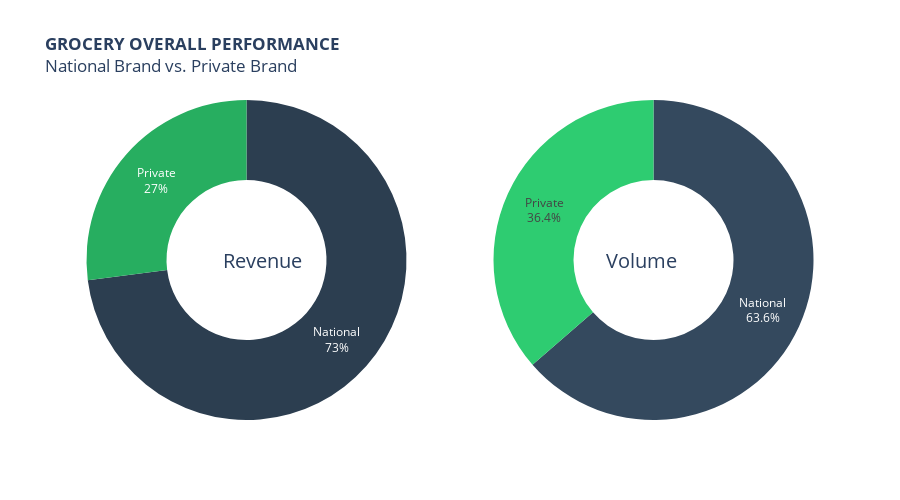

This figure's notebook cell:
### Code cell
# เตรียมข้อมูลสำหรับ Donut
labels = df_grocery_total['BRAND'].tolist()
val_values = df_grocery_total['total_rev'].tolist()
vol_values = df_grocery_total['total_qty'].tolist()

# Visualization Donut Charts
fig = make_subplots(rows=1, cols=2, specs=[[{'type':'domain'}, {'type':'domain'}]])

# วงซ้าย: Value Share
fig.add_trace(go.Pie(
    labels=labels, 
    values=val_values, 
    name="Value Share",
    hole=0.5,
    marker=dict(colors=['#2c3e50', '#27ae60']),
    textinfo='percent+label',
), 1, 1)

# วงขวา: Volume Share
fig.add_trace(go.Pie(
    labels=labels, 
    values=vol_values, 
    name="Volume Share",
    hole=0.5,
    marker=dict(colors=['#34495e', '#2ecc71']),
    textinfo='percent+label',
), 1, 2)

# Layout
fig.update_layout(
    title_text="<b>GROCERY OVERALL PERFORMANCE</b><br>National Brand vs. Private Brand",
    annotations=[
        dict(text='Revenue', x=0.19, y=0.5, font_size=20, showarrow=False),
        dict(text='Volume', x=0.81, y=0.5, font_size=20, showarrow=False)
    ],
    height=500,
    showlegend=False
)

### Figure 1 — Plotly figure (JSON) as saved in the notebook; plotly's stock layout.template omitted (floating-point values rounded to 4 significant figures)
{"data": [{"domain": {"x": [0, 0.45], "y": [0, 1]}, "hole": 0.5, "labels": ["National", "Private"], "marker": {"colors": ["#2c3e50", "#27ae60"]}, "name": "Value Share", "textinfo": "percent+label", "type": "pie", "values": [2988000.0, 1106000.0]}, {"domain": {"x": [0.55, 1], "y": [0, 1]}, "hole": 0.5, "labels": ["National", "Private"], "marker": {"colors": ["#34495e", "#2ecc71"]}, "name": "Volume Share", "textinfo": "percent+label", "type": "pie", "values": [1396889, 797873]}], "layout": {"annotations": [{"font": {"size": 20}, "showarrow": false, "text": "Revenue", "x": 0.19, "y": 0.5}, {"font": {"size": 20}, "showarrow": false, "text": "Volume", "x": 0.81, "y": 0.5}], "height": 500, "showlegend": false, "title": {"text": "<b>GROCERY OVERALL PERFORMANCE</b><br>National Brand vs. Private Brand"}}}
